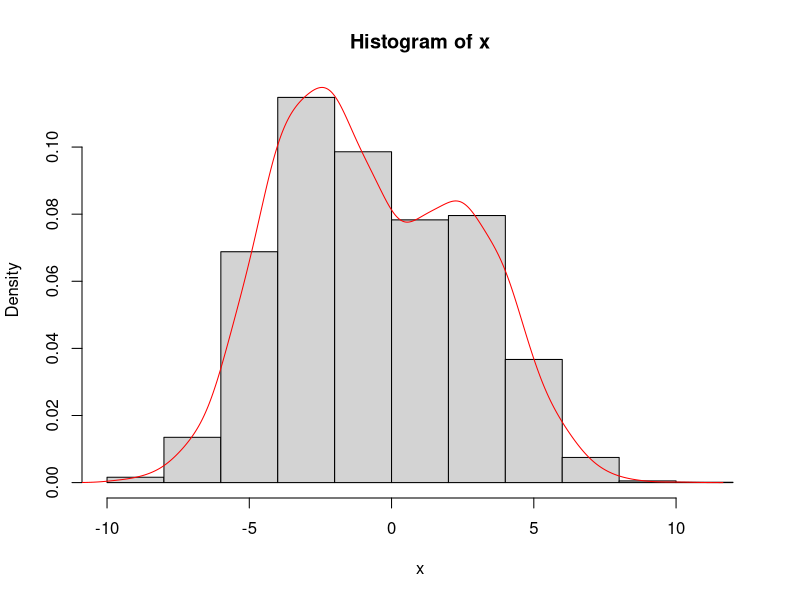

Write R code to recreate this figure.
# EM算法估计GMM(高斯混合模型参数)
norm.mix = function(x, y, K = 2) {
	# 输入：x和y为向量
	#       K为设定的高斯分布的个数
	# 输出：一个列表，包含了估计得到的各参数值
	#				alpha: 常数，α值
	#				   mu: 均值向量，长度为K
	#				   pi: 先验分布概率，长度为K
	#				sigsq: 常数，σ^2值

	# 各参数初始化
  N = length(x)
  pik = rep(1/K, K)
  alpha = 0.1
  sigsq = var(x)
  mu = rep(mean(x),K)
  # z矩阵初始化
  prob = matrix(rep(0,N*K),ncol = K)
  # 迭代次数
  Iteration = 5

  # 逐次更新参数
  for (iter in 1:Iteration){
  	# 先求解概率矩阵
    for (i in 1:N){
      for (k in 1:K){
        prob[i,k] = sapply(x[i],dnorm,mu[k]-alpha*y[i],sqrt(sigsq))
      }
    }
    # 计算z的参数
    probsum = prob%*%pik
    for (i in 1:N){
       for (k in 1:K){
         prob[i,k] = prob[i,k]*pik[k]/probsum[k]
       }
    }
    z = prob
    
    # 保留原始参数
    old_mu = mu
    old_alpha = alpha
    old_sigsq = sigsq

    # 参数进行更新，根据作业中推导得到的公式
    mu_up = mu
    for (k in 1:K){
      zsum = sum(z[,k])
      pik[k] = zsum/N
      mu_up[k] = z[,k]%*%(x+old_alpha*y)
      mu[k] = mu_up[k]/sum(z[,k])
    }
    tmp1 = z
    tmp2 = z
    for (i in 1:N){
      for (k in 1:K){
        tmp1[i,k] = z[i,k]*(x[i]-old_mu[k]+alpha*y[i])^2
        tmp2[i,k] = z[i,k]*old_mu[k]*y[i]
      }
    }
    sigsq = sum(tmp1)/N
    alpha = -(t(x)%*%y-sum(tmp2))/sum(y*y)
  }
  # 迭代次数完成，返回结果
  res = list(alpha = alpha, pi = pik, mu = mu, sigsq = sigsq)
  print(res)
  return(res)
}

# ------------TEST---------------
# 参数初始化
mu1 = 3
mu2 = -2
sig0 = 2
pi1 = 0.4
pi2 = 0.6
alpha = 0.5
num = 5000
# 生成x和y
x = rep(0,num)
y = seq(1,num)*0.001
n1 = floor(num*pi1)
n2 = num - n1
x[1:n1] = rnorm(n1)*sig0 + mu1 - alpha*y[1:n1]
x[(n1+1):num] = rnorm(n2)*sig0 + mu2 - alpha*y[1:n2]
# 观察x的分布
hist(x, freq = F)
lines(density(x),col = "red")
# 获取返回值
res = norm.mix(x, y, K = 2)